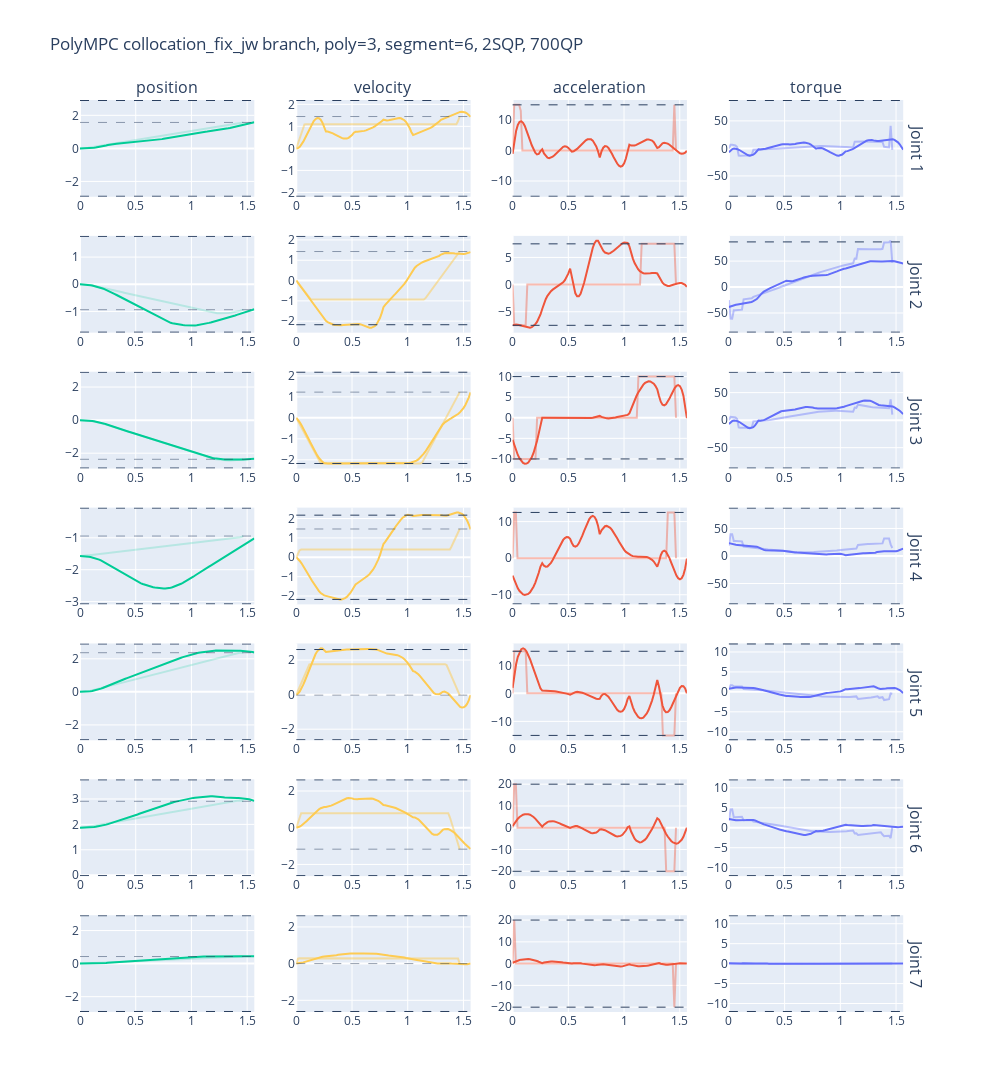

Here is the notebook cell this chart was saved with:
### Code cell
data = np.loadtxt("optimal_solution.txt")

target_state = data[0].T
target_position = target_state[1:8]
target_velocity = target_state[8:15]

data_rk = data[1:102].T
time_rk = data_rk[0]
position_rk = data_rk[1:8]
velocity_rk = data_rk[8:15]
acceleration_rk = data_rk[15:22]
torque_rk = data_rk[22:29]

data_mpc = data[102:].T
time_mpc = data_mpc[0]
position_mpc = data_mpc[1:8]
velocity_mpc = data_mpc[8:15]
acceleration_mpc = data_mpc[15:22]
torque_mpc = data_mpc[22:29]


position_limit = np.array([[-2.8973, -1.7628, -2.8973, -3.0718, -2.8973, -0.0175, -2.8973], 
                          [2.8973, 1.7628, 2.8973, -0.0698, 2.8973, 3.7525, 2.8973]])

velocity_limit = np.array([2.1750, 2.1750, 2.1750, 2.1750, 2.6100, 2.6100, 2.6100])

acceleration_limit = np.array([15.0, 7.5, 10.0, 12.5, 15.0, 20.0, 20.0])

torque_limit = np.array([87, 87, 87, 87, 12, 12, 12])

colors = px.colors.qualitative.Plotly
fig = make_subplots(rows=7, cols=4, column_titles=["position", "velocity", "acceleration", "torque"], row_titles=["Joint 1", "Joint 2", "Joint 3", "Joint 4", "Joint 5", "Joint 6", "Joint 7"])

for i in range(7):

    # Plot position trajectory, limit and target
    fig.add_trace(
    go.Scatter(x=time_mpc, y=position_mpc[i, :], line_color=colors[2]),
    row=i+1, col=1 )

    fig.add_trace(
    go.Scatter(x=time_rk, y=position_rk[i, :], opacity=0.2, line_color=colors[2]),
    row=i+1, col=1 )

    fig.add_hline(y=target_position[i],
    row=i+1, col=1, line_dash="dash", line_width=0.5)

    fig.add_hline(y=position_limit[0, i],
    row=i+1, col=1, line_dash="dash", line_width=1)

    fig.add_hline(y=position_limit[1, i],
    row=i+1, col=1, line_dash="dash", line_width=1)

    # Plot velocitiy trajectory, limit and target
    fig.add_trace(
    go.Scatter(x=time_mpc, y=velocity_mpc[i, :], line_color=colors[9]),
    row=i+1, col=2 )

    fig.add_trace(
    go.Scatter(x=time_rk, y=velocity_rk[i, :], opacity=0.5, line_color=colors[9]),
    row=i+1, col=2 )

    fig.add_hline(y=target_velocity[i],
    row=i+1, col=2, line_dash="dash", line_width=0.5)

    fig.add_hline(y=velocity_limit[i],
    row=i+1, col=2, line_dash="dash", line_width=1)

    fig.add_hline(y=-velocity_limit[i],
    row=i+1, col=2, line_dash="dash", line_width=1)

    # Plot acceleration trajectory and limit
    fig.add_trace(
    go.Scatter(x=time_mpc, y=acceleration_mpc[i, :], line_color=colors[1]),
    row=i+1, col=3 )

    fig.add_trace(
    go.Scatter(x=time_rk, y=acceleration_rk[i, :], opacity=0.4, line_color=colors[1]),
    row=i+1, col=3 )

    fig.add_hline(y=acceleration_limit[i],
    row=i+1, col=3, line_dash="dash", line_width=1)

    fig.add_hline(y=-acceleration_limit[i],
    row=i+1, col=3, line_dash="dash", line_width=1)

    # Plot torque , limit and target
    fig.add_trace(
    go.Scatter(x=time_mpc, y=torque_mpc[i, :], line_color=colors[0]),
    row=i+1, col=4 )

    fig.add_trace(
    go.Scatter(x=time_rk, y=torque_rk[i, :], opacity=0.4, line_color=colors[0]),
    row=i+1, col=4 )

    fig.add_hline(y=torque_limit[i],
    row=i+1, col=4, line_dash="dash", line_width=1)

    fig.add_hline(y=-torque_limit[i],
    row=i+1, col=4, line_dash="dash", line_width=1)
    
fig.update_layout(height=2000, width=1000, title_text="PolyMPC collocation_fix_jw branch, poly=3, segment=6, 2SQP, 700QP")
fig.update(layout_showlegend=False)
fig.show()
